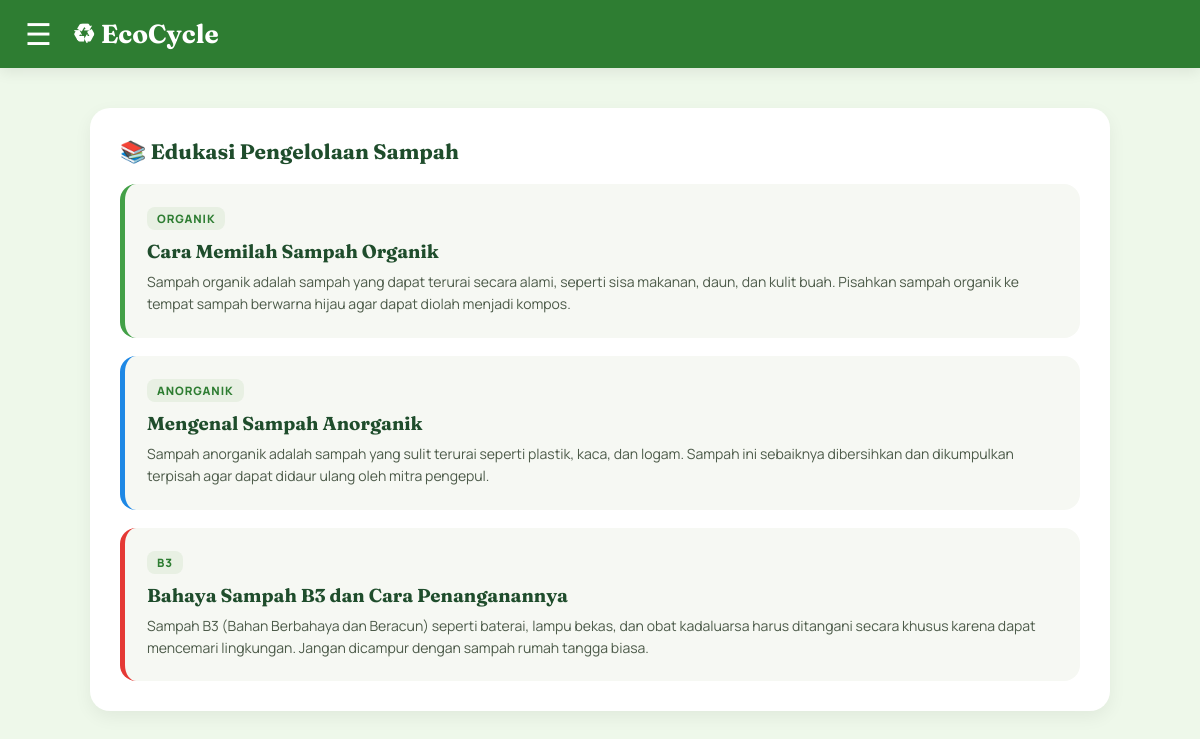
/EcoCycle/edukasi.php (signed in), run on the app's committed database.
### tables this page shows
CREATE TABLE `edukasi` (
  `id_edukasi` int(11) NOT NULL,
  `judul` varchar(200) NOT NULL,
  `konten` text NOT NULL,
  `kategori` varchar(50) DEFAULT NULL,
  `gambar` varchar(500) DEFAULT NULL,
  `tanggal_upload` datetime DEFAULT current_timestamp()
);

### EcoCycle/edukasi.php (the view, shortened to what this page needs)
<?php
include 'koneksi.php';
$result = mysqli_query($conn, "SELECT * FROM edukasi ORDER BY tanggal_upload DESC");
function kategoriClass($kategori) {
    $map = [
        'Organik' => 'tag-organik',
        'Anorganik' => 'tag-anorganik',
        'B3' => 'tag-b3',
    ];
    return $map[$kategori] ?? '';
}
?>
<!DOCTYPE html>
<html lang="id">
<head>
  <link rel="stylesheet" href="style2.css">
</head>
<body class="dashboard-body">
  <nav class="navbar">
    <div class="left-navbar">
      <div class="menu-toggle" id="menuToggle">☰</div>
      <div class="logo">♻ EcoCycle</div>
    </div>
  </nav>
  <section class="dashboard-container">
    <div class="content-card">
      <h2>📚 Edukasi Pengelolaan Sampah</h2>
      <div class="edukasi-grid">
        <?php while ($row = mysqli_fetch_assoc($result)) { ?>
          <div class="edukasi-item <?php echo kategoriClass($row['kategori']); ?>">
            <span class="tag"><?php echo htmlspecialchars($row['kategori']); ?></span>
            <h3><?php echo htmlspecialchars($row['judul']); ?></h3>
            <p><?php echo nl2br(htmlspecialchars($row['konten'])); ?></p>
          </div>
        <?php } ?>
      </div>
    </div>
  </section>
</body>
</html>

### EcoCycle/style2.css (style rules this page uses)
* { margin: 0; padding: 0; box-sizing: border-box; }
body { font-family: 'Manrope', sans-serif; color: #1c2b1f; }
.dashboard-body { background: #eef8ea; font-family: 'Manrope', sans-serif; min-height: 100vh; }
.navbar { background: #2e7d32; padding: 18px 25px; color: white; position: sticky; top: 0; z-index: 50; box-shadow: 0 4px 14px rgba(0,0,0,0.08); }
.left-navbar { display: flex; align-items: center; gap: 20px; }
.logo { font-family: 'Fraunces', serif; font-size: 26px; font-weight: 700; }
.menu-toggle { font-size: 30px; cursor: pointer; line-height: 1; }
.dashboard-container { padding: 40px; display: grid; gap: 25px; max-width: 1100px; margin: 0 auto; }
.profile-card, .point-card, .status-card, .content-card { background: white; padding: 30px; border-radius: 20px; box-shadow: 0 6px 18px rgba(0,0,0,0.06); }
.status-card h2, .content-card h2 { font-family: 'Fraunces', serif; margin-bottom: 20px; color: #1f4d2c; font-size: 21px; }
.edukasi-grid { display: grid; gap: 18px; }
.edukasi-item { background: #f6f8f3; border-radius: 16px; padding: 22px; border-left: 5px solid #2e7d32; }
.edukasi-item.tag-organik { border-left-color: #43a047; }
.edukasi-item.tag-anorganik { border-left-color: #1e88e5; }
.edukasi-item.tag-b3 { border-left-color: #e53935; }
.edukasi-item .tag { display: inline-block; font-size: 11.5px; font-weight: 800; letter-spacing: 0.08em; text-transform: uppercase; padding: 4px 10px; border-radius: 8px; background: #e8f0e3; color: #2e7d32; margin-bottom: 10px; }
.edukasi-item h3 { font-family: 'Fraunces', serif; margin-bottom: 8px; color: #1f4d2c; }
.edukasi-item p { font-size: 14px; color: #4c5a49; line-height: 1.6; }

### data on the page
edukasi: kategori "ORGANIK", judul "Cara Memilah Sampah Organik", konten "Sampah organik adalah sampah yang dapat terurai secara alami, seperti sisa makanan, daun, dan kulit buah. Pisahkan sampah organik ke tempat sampah berwarna hijau agar dapat diolah menjadi kompos."
edukasi: kategori "ANORGANIK", judul "Mengenal Sampah Anorganik", konten "Sampah anorganik adalah sampah yang sulit terurai seperti plastik, kaca, dan logam. Sampah ini sebaiknya dibersihkan dan dikumpulkan terpisah agar dapat didaur ulang oleh mitra pengepul."
edukasi: kategori "B3", judul "Bahaya Sampah B3 dan Cara Penanganannya", konten "Sampah B3 (Bahan Berbahaya dan Beracun) seperti baterai, lampu bekas, dan obat kadaluarsa harus ditangani secara khusus karena dapat mencemari lingkungan. Jangan dicampur dengan sampah rumah tangga biasa."
